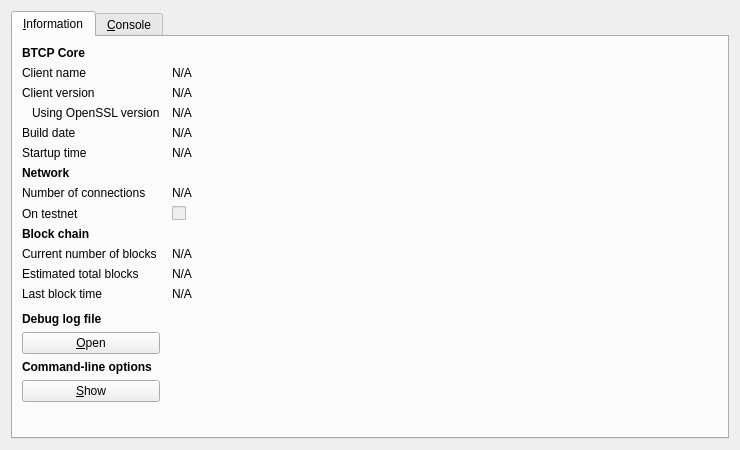
<?xml version="1.0" encoding="UTF-8"?>
<ui version="4.0">
 <class>RPCConsole</class>
 <widget class="QDialog" name="RPCConsole">
  <property name="geometry">
   <rect>
    <x>0</x>
    <y>0</y>
    <width>740</width>
    <height>450</height>
   </rect>
  </property>
  <property name="windowTitle">
   <string>BTCP - Debug window</string>
  </property>
  <layout class="QVBoxLayout" name="verticalLayout_2">
   <item>
    <widget class="QTabWidget" name="tabWidget">
     <property name="currentIndex">
      <number>0</number>
     </property>
     <widget class="QWidget" name="tab_info">
      <attribute name="title">
       <string>&amp;Information</string>
      </attribute>
      <layout class="QGridLayout" name="gridLayout" columnstretch="0,1">
       <property name="horizontalSpacing">
        <number>12</number>
       </property>
       <item row="0" column="0">
        <widget class="QLabel" name="label_9">
         <property name="font">
          <font>
           <weight>75</weight>
           <bold>true</bold>
          </font>
         </property>
         <property name="text">
          <string>BTCP Core</string>
         </property>
        </widget>
       </item>
       <item row="1" column="0">
        <widget class="QLabel" name="label_5">
         <property name="text">
          <string>Client name</string>
         </property>
        </widget>
       </item>
       <item row="1" column="1">
        <widget class="QLabel" name="clientName">
         <property name="cursor">
          <cursorShape>IBeamCursor</cursorShape>
         </property>
         <property name="text">
          <string>N/A</string>
         </property>
         <property name="textFormat">
          <enum>Qt::PlainText</enum>
         </property>
         <property name="textInteractionFlags">
          <set>Qt::LinksAccessibleByMouse|Qt::TextSelectableByKeyboard|Qt::TextSelectableByMouse</set>
         </property>
        </widget>
       </item>
       <item row="2" column="0">
        <widget class="QLabel" name="label_6">
         <property name="text">
          <string>Client version</string>
         </property>
        </widget>
       </item>
       <item row="2" column="1">
        <widget class="QLabel" name="clientVersion">
         <property name="cursor">
          <cursorShape>IBeamCursor</cursorShape>
         </property>
         <property name="text">
          <string>N/A</string>
         </property>
         <property name="textFormat">
          <enum>Qt::PlainText</enum>
         </property>
         <property name="textInteractionFlags">
          <set>Qt::LinksAccessibleByMouse|Qt::TextSelectableByKeyboard|Qt::TextSelectableByMouse</set>
         </property>
        </widget>
       </item>
       <item row="3" column="0">
        <widget class="QLabel" name="label_14">
         <property name="text">
          <string>Using OpenSSL version</string>
         </property>
         <property name="indent">
          <number>10</number>
         </property>
        </widget>
       </item>
       <item row="3" column="1">
        <widget class="QLabel" name="openSSLVersion">
         <property name="cursor">
          <cursorShape>IBeamCursor</cursorShape>
         </property>
         <property name="text">
          <string>N/A</string>
         </property>
         <property name="textFormat">
          <enum>Qt::PlainText</enum>
         </property>
         <property name="textInteractionFlags">
          <set>Qt::LinksAccessibleByMouse|Qt::TextSelectableByKeyboard|Qt::TextSelectableByMouse</set>
         </property>
        </widget>
       </item>
       <item row="4" column="0">
        <widget class="QLabel" name="label_12">
         <property name="text">
          <string>Build date</string>
         </property>
        </widget>
       </item>
       <item row="4" column="1">
        <widget class="QLabel" name="buildDate">
         <property name="cursor">
          <cursorShape>IBeamCursor</cursorShape>
         </property>
         <property name="text">
          <string>N/A</string>
         </property>
         <property name="textFormat">
          <enum>Qt::PlainText</enum>
         </property>
         <property name="textInteractionFlags">
          <set>Qt::LinksAccessibleByMouse|Qt::TextSelectableByKeyboard|Qt::TextSelectableByMouse</set>
         </property>
        </widget>
       </item>
       <item row="5" column="0">
        <widget class="QLabel" name="label_13">
         <property name="text">
          <string>Startup time</string>
         </property>
        </widget>
       </item>
       <item row="5" column="1">
        <widget class="QLabel" name="startupTime">
         <property name="cursor">
          <cursorShape>IBeamCursor</cursorShape>
         </property>
         <property name="text">
          <string>N/A</string>
         </property>
         <property name="textFormat">
          <enum>Qt::PlainText</enum>
         </property>
         <property name="textInteractionFlags">
          <set>Qt::LinksAccessibleByMouse|Qt::TextSelectableByKeyboard|Qt::TextSelectableByMouse</set>
         </property>
        </widget>
       </item>
       <item row="6" column="0">
        <widget class="QLabel" name="label_11">
         <property name="font">
          <font>
           <weight>75</weight>
           <bold>true</bold>
          </font>
         </property>
         <property name="text">
          <string>Network</string>
         </property>
        </widget>
       </item>
       <item row="7" column="0">
        <widget class="QLabel" name="label_7">
         <property name="text">
          <string>Number of connections</string>
         </property>
        </widget>
       </item>
       <item row="7" column="1">
        <widget class="QLabel" name="numberOfConnections">
         <property name="cursor">
          <cursorShape>IBeamCursor</cursorShape>
         </property>
         <property name="text">
          <string>N/A</string>
         </property>
         <property name="textFormat">
          <enum>Qt::PlainText</enum>
         </property>
         <property name="textInteractionFlags">
          <set>Qt::LinksAccessibleByMouse|Qt::TextSelectableByKeyboard|Qt::TextSelectableByMouse</set>
         </property>
        </widget>
       </item>
       <item row="8" column="0">
        <widget class="QLabel" name="label_8">
         <property name="text">
          <string>On testnet</string>
         </property>
        </widget>
       </item>
       <item row="8" column="1">
        <widget class="QCheckBox" name="isTestNet">
         <property name="enabled">
          <bool>false</bool>
         </property>
         <property name="text">
          <string/>
         </property>
        </widget>
       </item>
       <item row="9" column="0">
        <widget class="QLabel" name="label_10">
         <property name="font">
          <font>
           <weight>75</weight>
           <bold>true</bold>
          </font>
         </property>
         <property name="text">
          <string>Block chain</string>
         </property>
        </widget>
       </item>
       <item row="10" column="0">
        <widget class="QLabel" name="label_3">
         <property name="text">
          <string>Current number of blocks</string>
         </property>
        </widget>
       </item>
       <item row="10" column="1">
        <widget class="QLabel" name="numberOfBlocks">
         <property name="cursor">
          <cursorShape>IBeamCursor</cursorShape>
         </property>
         <property name="text">
          <string>N/A</string>
         </property>
         <property name="textFormat">
          <enum>Qt::PlainText</enum>
         </property>
         <property name="textInteractionFlags">
          <set>Qt::LinksAccessibleByMouse|Qt::TextSelectableByKeyboard|Qt::TextSelectableByMouse</set>
         </property>
        </widget>
       </item>
       <item row="11" column="0">
        <widget class="QLabel" name="label_4">
         <property name="text">
          <string>Estimated total blocks</string>
         </property>
        </widget>
       </item>
       <item row="11" column="1">
        <widget class="QLabel" name="totalBlocks">
         <property name="cursor">
          <cursorShape>IBeamCursor</cursorShape>
         </property>
         <property name="text">
          <string>N/A</string>
         </property>
         <property name="textFormat">
          <enum>Qt::PlainText</enum>
         </property>
         <property name="textInteractionFlags">
          <set>Qt::LinksAccessibleByMouse|Qt::TextSelectableByKeyboard|Qt::TextSelectableByMouse</set>
         </property>
        </widget>
       </item>
       <item row="12" column="0">
        <widget class="QLabel" name="label_2">
         <property name="text">
          <string>Last block time</string>
         </property>
        </widget>
       </item>
       <item row="12" column="1">
        <widget class="QLabel" name="lastBlockTime">
         <property name="cursor">
          <cursorShape>IBeamCursor</cursorShape>
         </property>
         <property name="text">
          <string>N/A</string>
         </property>
         <property name="textFormat">
          <enum>Qt::PlainText</enum>
         </property>
         <property name="textInteractionFlags">
          <set>Qt::LinksAccessibleByMouse|Qt::TextSelectableByKeyboard|Qt::TextSelectableByMouse</set>
         </property>
        </widget>
       </item>
       <item row="13" column="0">
        <spacer name="verticalSpacer_2">
         <property name="orientation">
          <enum>Qt::Vertical</enum>
         </property>
         <property name="sizeHint" stdset="0">
          <size>
           <width>20</width>
           <height>20</height>
          </size>
         </property>
        </spacer>
       </item>
       <item row="14" column="0">
        <widget class="QLabel" name="labelDebugLogfile">
         <property name="font">
          <font>
           <weight>75</weight>
           <bold>true</bold>
          </font>
         </property>
         <property name="text">
          <string>Debug log file</string>
         </property>
        </widget>
       </item>
       <item row="15" column="0">
        <widget class="QPushButton" name="openDebugLogfileButton">
         <property name="toolTip">
          <string>Open the BTCP debug log file from the current data directory. This can take a few seconds for large log files.</string>
         </property>
         <property name="text">
          <string>&amp;Open</string>
         </property>
         <property name="autoDefault">
          <bool>false</bool>
         </property>
        </widget>
       </item>
       <item row="16" column="0">
        <widget class="QLabel" name="labelCLOptions">
         <property name="font">
          <font>
           <weight>75</weight>
           <bold>true</bold>
          </font>
         </property>
         <property name="text">
          <string>Command-line options</string>
         </property>
        </widget>
       </item>
       <item row="17" column="0">
        <widget class="QPushButton" name="showCLOptionsButton">
         <property name="toolTip">
          <string>Show the BTCP-Qt help message to get a list with possible BTCP command-line options.</string>
         </property>
         <property name="text">
          <string>&amp;Show</string>
         </property>
         <property name="autoDefault">
          <bool>false</bool>
         </property>
        </widget>
       </item>
       <item row="18" column="0">
        <spacer name="verticalSpacer">
         <property name="orientation">
          <enum>Qt::Vertical</enum>
         </property>
         <property name="sizeHint" stdset="0">
          <size>
           <width>20</width>
           <height>40</height>
          </size>
         </property>
        </spacer>
       </item>
      </layout>
     </widget>
     <widget class="QWidget" name="tab_console">
      <attribute name="title">
       <string>&amp;Console</string>
      </attribute>
      <layout class="QVBoxLayout" name="verticalLayout_3">
       <property name="spacing">
        <number>3</number>
       </property>
       <item>
        <widget class="QTextEdit" name="messagesWidget">
         <property name="minimumSize">
          <size>
           <width>0</width>
           <height>100</height>
          </size>
         </property>
         <property name="readOnly">
          <bool>true</bool>
         </property>
         <property name="tabKeyNavigation" stdset="0">
          <bool>false</bool>
         </property>
         <property name="columnCount" stdset="0">
          <number>2</number>
         </property>
        </widget>
       </item>
       <item>
        <layout class="QHBoxLayout" name="horizontalLayout">
         <property name="spacing">
          <number>3</number>
         </property>
         <item>
          <widget class="QLabel" name="label">
           <property name="text">
            <string notr="true">&gt;</string>
           </property>
          </widget>
         </item>
         <item>
          <widget class="QLineEdit" name="lineEdit"/>
         </item>
         <item>
          <widget class="QPushButton" name="clearButton">
           <property name="maximumSize">
            <size>
             <width>24</width>
             <height>24</height>
            </size>
           </property>
           <property name="toolTip">
            <string>Clear console</string>
           </property>
           <property name="text">
            <string/>
           </property>
           <property name="icon">
            <iconset resource="../bitcoin.qrc">
             <normaloff>:/icons/remove</normaloff>:/icons/remove</iconset>
           </property>
           <property name="shortcut">
            <string notr="true">Ctrl+L</string>
           </property>
           <property name="autoDefault">
            <bool>false</bool>
           </property>
          </widget>
         </item>
        </layout>
       </item>
      </layout>
     </widget>
    </widget>
   </item>
  </layout>
 </widget>
 <resources>
  <include location="../bitcoin.qrc"/>
 </resources>
 <connections/>
</ui>
